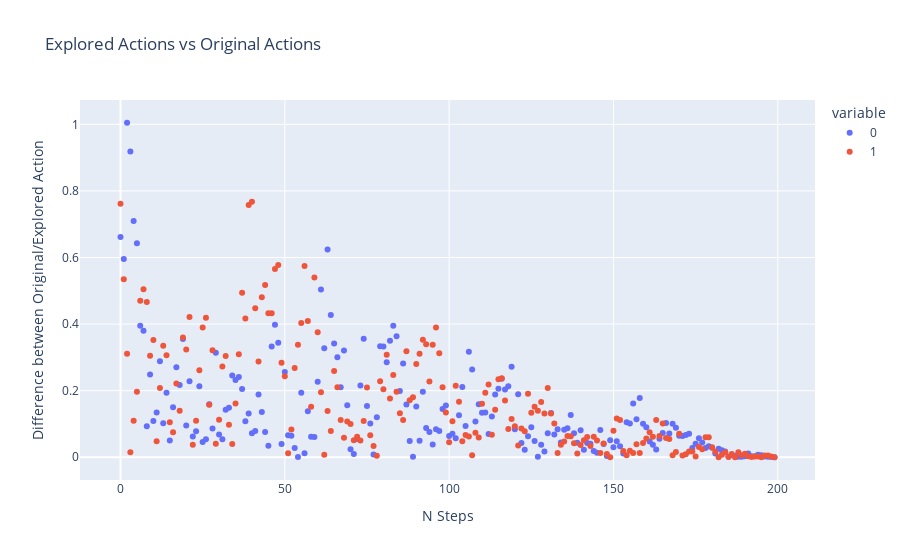

Write notebook code for a chart like this one.
### Markdown cell above
Below we demonstrate that the exploration works. As the number of steps increase,
epsilon will decrease to zero, and so the actions slowly become more deterministic.

### Code cell
torch.manual_seed(0)

actions = dp.iter.IterableWrapper(
    # Batch of 4 actions with dimensions 2
    torch.randn(4,2).to(device=default_device())
)

actions = OrnsteinUhlenbeck(
    actions,
    min_epsilon=0,
    max_steps=200,
    action_sz=2,
    decrement_on_val=True,
    explore_on_val=True,
    ret_original=True
)
actions.to(device=default_device())
actions = actions.cycle(count=50)
actions = ExplorationComparisonLogger(actions)
list(actions)
actions.show()

### Figure 1 — Plotly figure (JSON) as saved in the notebook; plotly's stock layout.template omitted (floating-point values rounded to 4 significant figures; data arrays with more than 128 entries replaced by an {"elided": "..."} marker saying what was removed)
{"data": [{"hovertemplate": "variable=0<br>N Steps=%{x}<br>Difference between Original/Explored Action=%{y}<extra></extra>", "legendgroup": "0", "marker": {"color": "#636efa", "symbol": "circle"}, "mode": "markers", "name": "0", "orientation": "v", "showlegend": true, "type": "scatter", "x": {"elided": "200 int values"}, "xaxis": "x", "y": {"elided": "200 float values"}, "yaxis": "y"}, {"hovertemplate": "variable=1<br>N Steps=%{x}<br>Difference between Original/Explored Action=%{y}<extra></extra>", "legendgroup": "1", "marker": {"color": "#EF553B", "symbol": "circle"}, "mode": "markers", "name": "1", "orientation": "v", "showlegend": true, "type": "scatter", "x": {"elided": "200 int values"}, "xaxis": "x", "y": {"elided": "200 float values"}, "yaxis": "y"}], "layout": {"legend": {"title": {"text": "variable"}, "tracegroupgap": 0}, "title": {"text": "Explored Actions vs Original Actions"}, "xaxis": {"anchor": "y", "domain": [0, 1], "title": {"text": "N Steps"}}, "yaxis": {"anchor": "x", "domain": [0, 1], "title": {"text": "Difference between Original/Explored Action"}}}}
